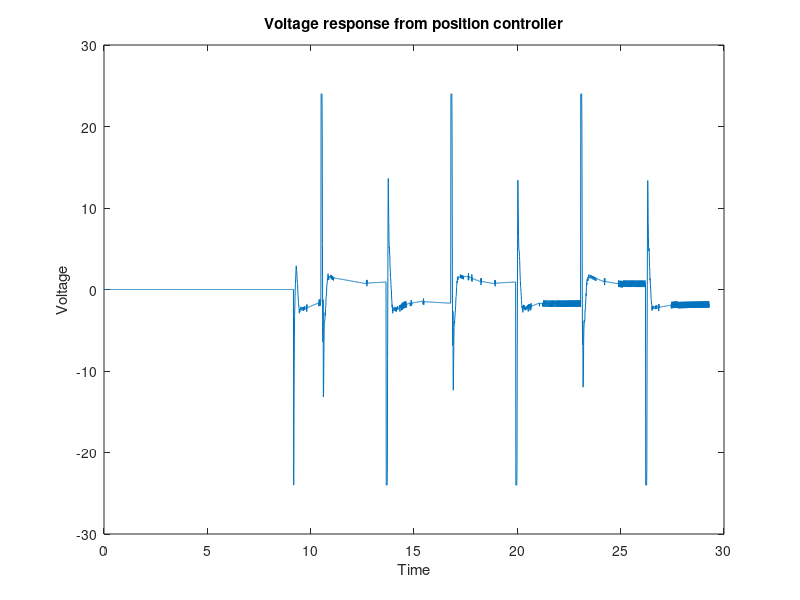
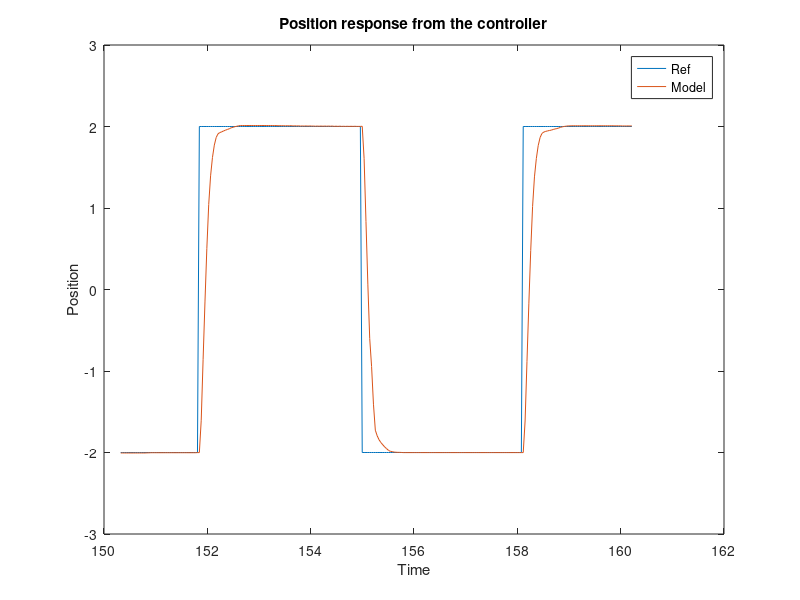

Write MATLAB code to recreate these figures, in order.
close all, clear all, clc
%% 1

% Collect data
load('./Datafiles/voltage_level1_position.mat');
x = voltage_level1_position.X(:,1);
y1 = voltage_level1_position.Y(:,1);

% Plotting
figure
plot(x.Data,y1.Data)
title('Voltage response from position controller')
ylabel('Voltage')
xlabel('Time')

%%2
% Collect data
load('./Datafiles/wsA_position_level1.mat');
x = wsA_position_level1.X(:,1);
y1 = wsA_position_level1.Y(:,1);
y2 = wsA_position_level1.Y(:,2);

% Plotting
figure
plot(x.Data,y1.Data,x.Data,y2.Data)
legend('Ref','Model')
title('Position response from the controller')
ylabel('Position')
xlabel('Time')
